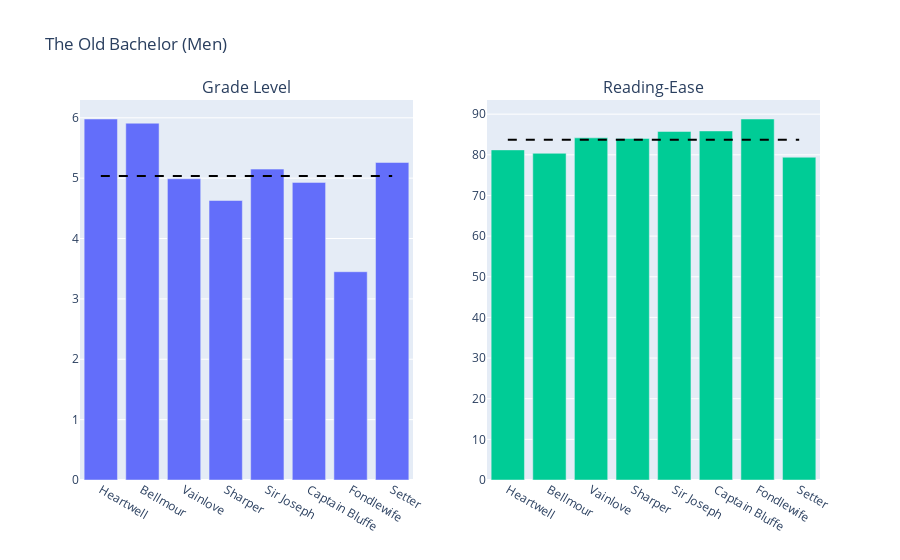
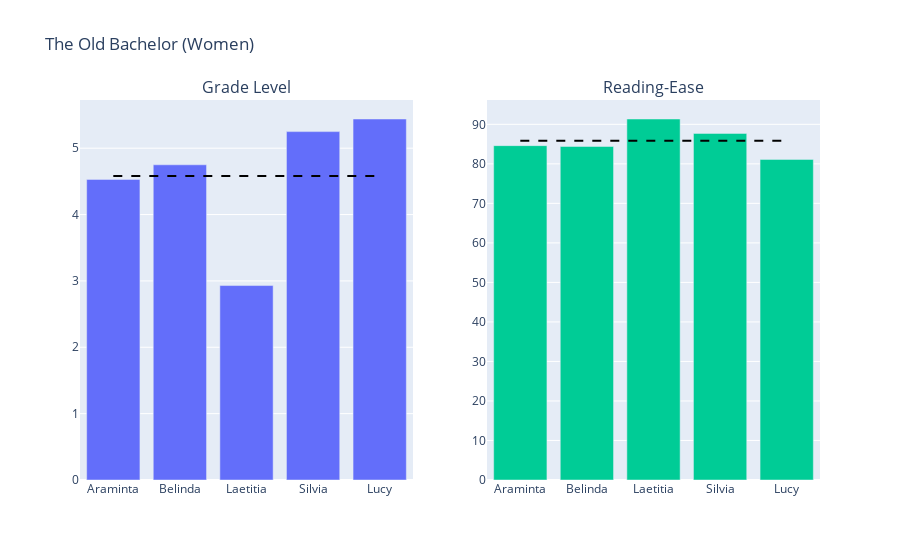
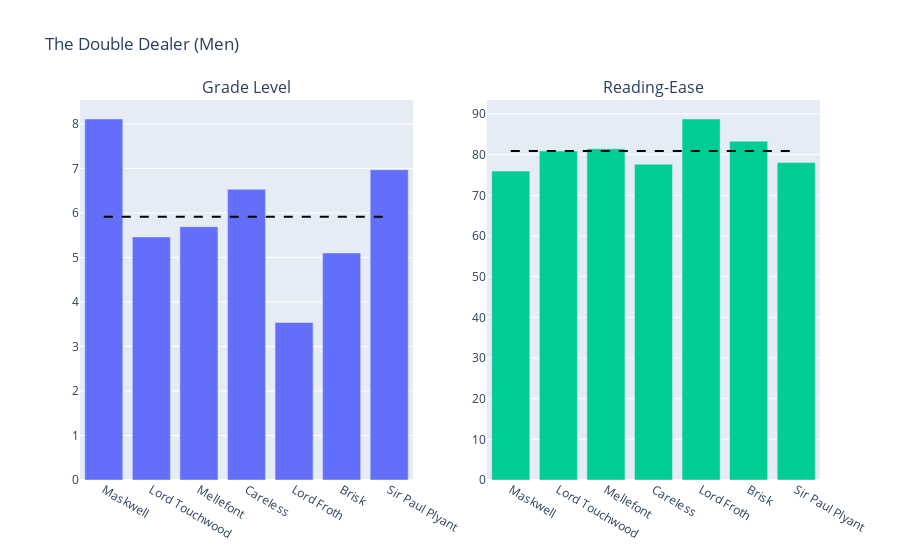
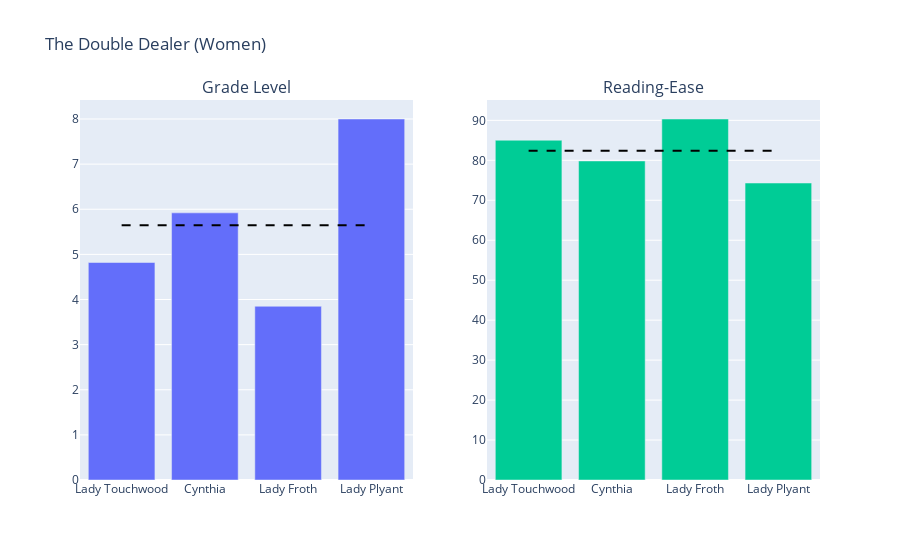

The notebook cell saved with these charts, in order:
### Code cell
create_combined_bar_graphs(
    tob_men_gl_scores,
    tob_men_re_scores,
    filename="tob_men_flesch_kincaid_bar",
    graph_titles=("Grade Level", "Reading-Ease"),
    combined_graph_title="The Old Bachelor (Men)"
)

create_combined_bar_graphs(
    tob_women_gl_scores,
    tob_women_re_scores,
    filename="tob_women_flesch_kincaid_bar",
    graph_titles=("Grade Level", "Reading-Ease"),
    combined_graph_title="The Old Bachelor (Women)"
)

create_combined_bar_graphs(
    tdd_men_gl_scores,
    tdd_men_re_scores,
    filename="tdd_men_flesch_kincaid_bar",
    graph_titles=("Grade Level", "Reading-Ease"),
    combined_graph_title="The Double Dealer (Men)"
)

create_combined_bar_graphs(
    tdd_women_gl_scores,
    tdd_women_re_scores,
    filename="tdd_women_flesch_kincaid_bar",
    graph_titles=("Grade Level", "Reading-Ease"),
    combined_graph_title="The Double Dealer (Women)"
)

create_combined_bar_graphs(
    lfl_men_gl_scores,
    lfl_men_re_scores,
    filename="lfl_men_flesch_kincaid_bar",
    graph_titles=("Grade Level", "Reading-Ease"),
    combined_graph_title="Love for Love (Men)"
)

create_combined_bar_graphs(
    lfl_women_gl_scores,
    lfl_women_re_scores,
    filename="lfl_women_flesch_kincaid_bar",
    graph_titles=("Grade Level", "Reading-Ease"),
    combined_graph_title="Love for Love (Women)"
)

create_combined_bar_graphs(
    twotw_men_gl_scores,
    twotw_men_re_scores,
    filename="twotw_men_flesch_kincaid_bar",
    graph_titles=("Grade Level", "Reading-Ease"),
    combined_graph_title="The Way of the World (Men)"
)

create_combined_bar_graphs(
    twotw_women_gl_scores,
    twotw_women_re_scores,
    filename="twotw_women_flesch_kincaid_bar",
    graph_titles=("Grade Level", "Reading-Ease"),
    combined_graph_title="The Way of the World (Women)"
)

### Figure 1 — Plotly figure (JSON) as saved in the notebook; plotly's stock layout.template omitted (floating-point values rounded to 4 significant figures)
{"data": [{"hovertemplate": "%{x}: %{y}<extra></extra>", "type": "bar", "x": ["Heartwell", "Bellmour", "Vainlove", "Sharper", "Sir Joseph", "Captain Bluffe", "Fondlewife", "Setter"], "xaxis": "x", "y": [5.98, 5.91, 4.99, 4.63, 5.15, 4.93, 3.45, 5.26], "yaxis": "y"}, {"hovertemplate": "%{y:.2f}", "line": {"color": "black", "dash": "dash"}, "mode": "lines", "name": "Threshold", "type": "scatter", "x": ["Heartwell", "Bellmour", "Vainlove", "Sharper", "Sir Joseph", "Captain Bluffe", "Fondlewife", "Setter"], "xaxis": "x", "y": [5.037, 5.037, 5.037, 5.037, 5.037, 5.037, 5.037, 5.037], "yaxis": "y"}, {"hovertemplate": "%{x}: %{y}<extra></extra>", "type": "bar", "x": ["Heartwell", "Bellmour", "Vainlove", "Sharper", "Sir Joseph", "Captain Bluffe", "Fondlewife", "Setter"], "xaxis": "x2", "y": [81.21, 80.37, 84.17, 84.03, 85.74, 85.87, 88.81, 79.4], "yaxis": "y2"}, {"hovertemplate": "%{y:.2f}", "line": {"color": "black", "dash": "dash"}, "mode": "lines", "name": "Threshold", "type": "scatter", "x": ["Heartwell", "Bellmour", "Vainlove", "Sharper", "Sir Joseph", "Captain Bluffe", "Fondlewife", "Setter"], "xaxis": "x2", "y": [83.7, 83.7, 83.7, 83.7, 83.7, 83.7, 83.7, 83.7], "yaxis": "y2"}], "layout": {"annotations": [{"font": {"size": 16}, "showarrow": false, "text": "Grade Level", "x": 0.225, "xanchor": "center", "xref": "paper", "y": 1, "yanchor": "bottom", "yref": "paper"}, {"font": {"size": 16}, "showarrow": false, "text": "Reading-Ease", "x": 0.775, "xanchor": "center", "xref": "paper", "y": 1, "yanchor": "bottom", "yref": "paper"}], "autosize": true, "dragmode": "pan", "showlegend": false, "title": {"text": "The Old Bachelor (Men)"}, "xaxis": {"anchor": "y", "autorange": true, "domain": [0, 0.45], "range": [-0.5, 7.5], "type": "category"}, "xaxis2": {"anchor": "y2", "autorange": true, "domain": [0.55, 1], "range": [-0.5, 7.5], "type": "category"}, "yaxis": {"anchor": "x", "autorange": true, "domain": [0, 1], "range": [0, 6.295], "type": "linear"}, "yaxis2": {"anchor": "x2", "autorange": true, "domain": [0, 1], "range": [0, 93.48], "type": "linear"}}}

### Figure 2 — Plotly figure (JSON) as saved in the notebook; plotly's stock layout.template omitted (floating-point values rounded to 4 significant figures)
{"data": [{"hovertemplate": "%{x}: %{y}<extra></extra>", "type": "bar", "x": ["Araminta", "Belinda", "Laetitia", "Silvia", "Lucy"], "xaxis": "x", "y": [4.53, 4.75, 2.93, 5.25, 5.44], "yaxis": "y"}, {"hovertemplate": "%{y:.2f}", "line": {"color": "black", "dash": "dash"}, "mode": "lines", "name": "Threshold", "type": "scatter", "x": ["Araminta", "Belinda", "Laetitia", "Silvia", "Lucy"], "xaxis": "x", "y": [4.58, 4.58, 4.58, 4.58, 4.58], "yaxis": "y"}, {"hovertemplate": "%{x}: %{y}<extra></extra>", "type": "bar", "x": ["Araminta", "Belinda", "Laetitia", "Silvia", "Lucy"], "xaxis": "x2", "y": [84.61, 84.4, 91.35, 87.71, 81.13], "yaxis": "y2"}, {"hovertemplate": "%{y:.2f}", "line": {"color": "black", "dash": "dash"}, "mode": "lines", "name": "Threshold", "type": "scatter", "x": ["Araminta", "Belinda", "Laetitia", "Silvia", "Lucy"], "xaxis": "x2", "y": [85.84, 85.84, 85.84, 85.84, 85.84], "yaxis": "y2"}], "layout": {"annotations": [{"font": {"size": 16}, "showarrow": false, "text": "Grade Level", "x": 0.225, "xanchor": "center", "xref": "paper", "y": 1, "yanchor": "bottom", "yref": "paper"}, {"font": {"size": 16}, "showarrow": false, "text": "Reading-Ease", "x": 0.775, "xanchor": "center", "xref": "paper", "y": 1, "yanchor": "bottom", "yref": "paper"}], "autosize": true, "dragmode": "pan", "showlegend": false, "title": {"text": "The Old Bachelor (Women)"}, "xaxis": {"anchor": "y", "autorange": true, "domain": [0, 0.45], "range": [-0.5, 4.5], "type": "category"}, "xaxis2": {"anchor": "y2", "autorange": true, "domain": [0.55, 1], "range": [-0.5, 4.5], "type": "category"}, "yaxis": {"anchor": "x", "autorange": true, "domain": [0, 1], "range": [0, 5.726], "type": "linear"}, "yaxis2": {"anchor": "x2", "autorange": true, "domain": [0, 1], "range": [0, 96.16], "type": "linear"}}}

### Figure 3 — Plotly figure (JSON) as saved in the notebook; plotly's stock layout.template omitted (floating-point values rounded to 4 significant figures)
{"data": [{"hovertemplate": "%{x}: %{y}<extra></extra>", "type": "bar", "x": ["Maskwell", "Lord Touchwood", "Mellefont", "Careless", "Lord Froth", "Brisk", "Sir Paul Plyant"], "xaxis": "x", "y": [8.11, 5.46, 5.69, 6.53, 3.54, 5.1, 6.97], "yaxis": "y"}, {"hovertemplate": "%{y:.2f}", "line": {"color": "black", "dash": "dash"}, "mode": "lines", "name": "Threshold", "type": "scatter", "x": ["Maskwell", "Lord Touchwood", "Mellefont", "Careless", "Lord Froth", "Brisk", "Sir Paul Plyant"], "xaxis": "x", "y": [5.914, 5.914, 5.914, 5.914, 5.914, 5.914, 5.914], "yaxis": "y"}, {"hovertemplate": "%{x}: %{y}<extra></extra>", "type": "bar", "x": ["Maskwell", "Lord Touchwood", "Mellefont", "Careless", "Lord Froth", "Brisk", "Sir Paul Plyant"], "xaxis": "x2", "y": [75.97, 80.89, 81.43, 77.66, 88.76, 83.3, 78.07], "yaxis": "y2"}, {"hovertemplate": "%{y:.2f}", "line": {"color": "black", "dash": "dash"}, "mode": "lines", "name": "Threshold", "type": "scatter", "x": ["Maskwell", "Lord Touchwood", "Mellefont", "Careless", "Lord Froth", "Brisk", "Sir Paul Plyant"], "xaxis": "x2", "y": [80.87, 80.87, 80.87, 80.87, 80.87, 80.87, 80.87], "yaxis": "y2"}], "layout": {"annotations": [{"font": {"size": 16}, "showarrow": false, "text": "Grade Level", "x": 0.225, "xanchor": "center", "xref": "paper", "y": 1, "yanchor": "bottom", "yref": "paper"}, {"font": {"size": 16}, "showarrow": false, "text": "Reading-Ease", "x": 0.775, "xanchor": "center", "xref": "paper", "y": 1, "yanchor": "bottom", "yref": "paper"}], "autosize": true, "dragmode": "pan", "showlegend": false, "title": {"text": "The Double Dealer (Men)"}, "xaxis": {"anchor": "y", "autorange": true, "domain": [0, 0.45], "range": [-0.5, 6.5], "type": "category"}, "xaxis2": {"anchor": "y2", "autorange": true, "domain": [0.55, 1], "range": [-0.5, 6.5], "type": "category"}, "yaxis": {"anchor": "x", "autorange": true, "domain": [0, 1], "range": [0, 8.537], "type": "linear"}, "yaxis2": {"anchor": "x2", "autorange": true, "domain": [0, 1], "range": [0, 93.43], "type": "linear"}}}

### Figure 4 — Plotly figure (JSON) as saved in the notebook; plotly's stock layout.template omitted (floating-point values rounded to 4 significant figures)
{"data": [{"hovertemplate": "%{x}: %{y}<extra></extra>", "type": "bar", "x": ["Lady Touchwood", "Cynthia", "Lady Froth", "Lady Plyant"], "xaxis": "x", "y": [4.82, 5.92, 3.85, 8], "yaxis": "y"}, {"hovertemplate": "%{y:.2f}", "line": {"color": "black", "dash": "dash"}, "mode": "lines", "name": "Threshold", "type": "scatter", "x": ["Lady Touchwood", "Cynthia", "Lady Froth", "Lady Plyant"], "xaxis": "x", "y": [5.647, 5.647, 5.647, 5.647], "yaxis": "y"}, {"hovertemplate": "%{x}: %{y}<extra></extra>", "type": "bar", "x": ["Lady Touchwood", "Cynthia", "Lady Froth", "Lady Plyant"], "xaxis": "x2", "y": [85.03, 79.84, 90.34, 74.32], "yaxis": "y2"}, {"hovertemplate": "%{y:.2f}", "line": {"color": "black", "dash": "dash"}, "mode": "lines", "name": "Threshold", "type": "scatter", "x": ["Lady Touchwood", "Cynthia", "Lady Froth", "Lady Plyant"], "xaxis": "x2", "y": [82.38, 82.38, 82.38, 82.38], "yaxis": "y2"}], "layout": {"annotations": [{"font": {"size": 16}, "showarrow": false, "text": "Grade Level", "x": 0.225, "xanchor": "center", "xref": "paper", "y": 1, "yanchor": "bottom", "yref": "paper"}, {"font": {"size": 16}, "showarrow": false, "text": "Reading-Ease", "x": 0.775, "xanchor": "center", "xref": "paper", "y": 1, "yanchor": "bottom", "yref": "paper"}], "autosize": true, "dragmode": "pan", "showlegend": false, "title": {"text": "The Double Dealer (Women)"}, "xaxis": {"anchor": "y", "autorange": true, "domain": [0, 0.45], "range": [-0.5, 3.5], "type": "category"}, "xaxis2": {"anchor": "y2", "autorange": true, "domain": [0.55, 1], "range": [-0.5, 3.5], "type": "category"}, "yaxis": {"anchor": "x", "autorange": true, "domain": [0, 1], "range": [0, 8.421], "type": "linear"}, "yaxis2": {"anchor": "x2", "autorange": true, "domain": [0, 1], "range": [0, 95.09], "type": "linear"}}}
